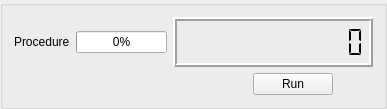
    <widget class="QGroupBox" name="runGroupBox">
     <property name="title">
      <string/>
     </property>
     <layout class="QVBoxLayout" name="verticalLayout">
      <item>
       <layout class="QHBoxLayout" name="horizontalLayout_6" stretch="2,1">
        <item>
         <layout class="QHBoxLayout" name="horizontalLayout_4">
          <item>
           <widget class="QLabel" name="progressLabel">
            <property name="text">
             <string>Procedure</string>
            </property>
           </widget>
          </item>
          <item>
           <widget class="QProgressBar" name="processProgressBar">
            <property name="value">
             <number>0</number>
            </property>
           </widget>
          </item>
         </layout>
        </item>
        <item>
         <widget class="QLCDNumber" name="clockLcdNumber">
          <property name="sizePolicy">
           <sizepolicy hsizetype="Expanding" vsizetype="Preferred">
            <horstretch>0</horstretch>
            <verstretch>0</verstretch>
           </sizepolicy>
          </property>
          <property name="minimumSize">
           <size>
            <width>200</width>
            <height>50</height>
           </size>
          </property>
          <property name="frameShadow">
           <enum>QFrame::Raised</enum>
          </property>
          <property name="lineWidth">
           <number>2</number>
          </property>
          <property name="smallDecimalPoint">
           <bool>false</bool>
          </property>
          <property name="digitCount">
           <number>12</number>
          </property>
          <property name="mode">
           <enum>QLCDNumber::Dec</enum>
          </property>
          <property name="segmentStyle">
           <enum>QLCDNumber::Flat</enum>
          </property>
          <property name="value" stdset="0">
           <double>0.000000000000000</double>
          </property>
          <property name="intValue" stdset="0">
           <number>0</number>
          </property>
         </widget>
        </item>
       </layout>
      </item>
      <item>
       <layout class="QHBoxLayout" name="horizontalLayout">
        <item>
         <spacer name="horizontalSpacer">
          <property name="orientation">
           <enum>Qt::Horizontal</enum>
          </property>
          <property name="sizeType">
           <enum>QSizePolicy::Expanding</enum>
          </property>
          <property name="sizeHint" stdset="0">
           <size>
            <width>200</width>
            <height>20</height>
           </size>
          </property>
         </spacer>
        </item>
        <item>
         <widget class="QPushButton" name="buttonPerformSegmentation">
          <property name="toolTip">
           <string>Run Amos segmentation</string>
          </property>
          <property name="locale">
           <locale language="English" country="UnitedStates"/>
          </property>
          <property name="text">
           <string>Run</string>
          </property>
         </widget>
        </item>
        <item>
         <spacer name="horizontalSpacer_2">
          <property name="orientation">
           <enum>Qt::Horizontal</enum>
          </property>
          <property name="sizeType">
           <enum>QSizePolicy::Preferred</enum>
          </property>
          <property name="sizeHint" stdset="0">
           <size>
            <width>40</width>
            <height>20</height>
           </size>
          </property>
         </spacer>
        </item>
       </layout>
      </item>
     </layout>
    </widget>
